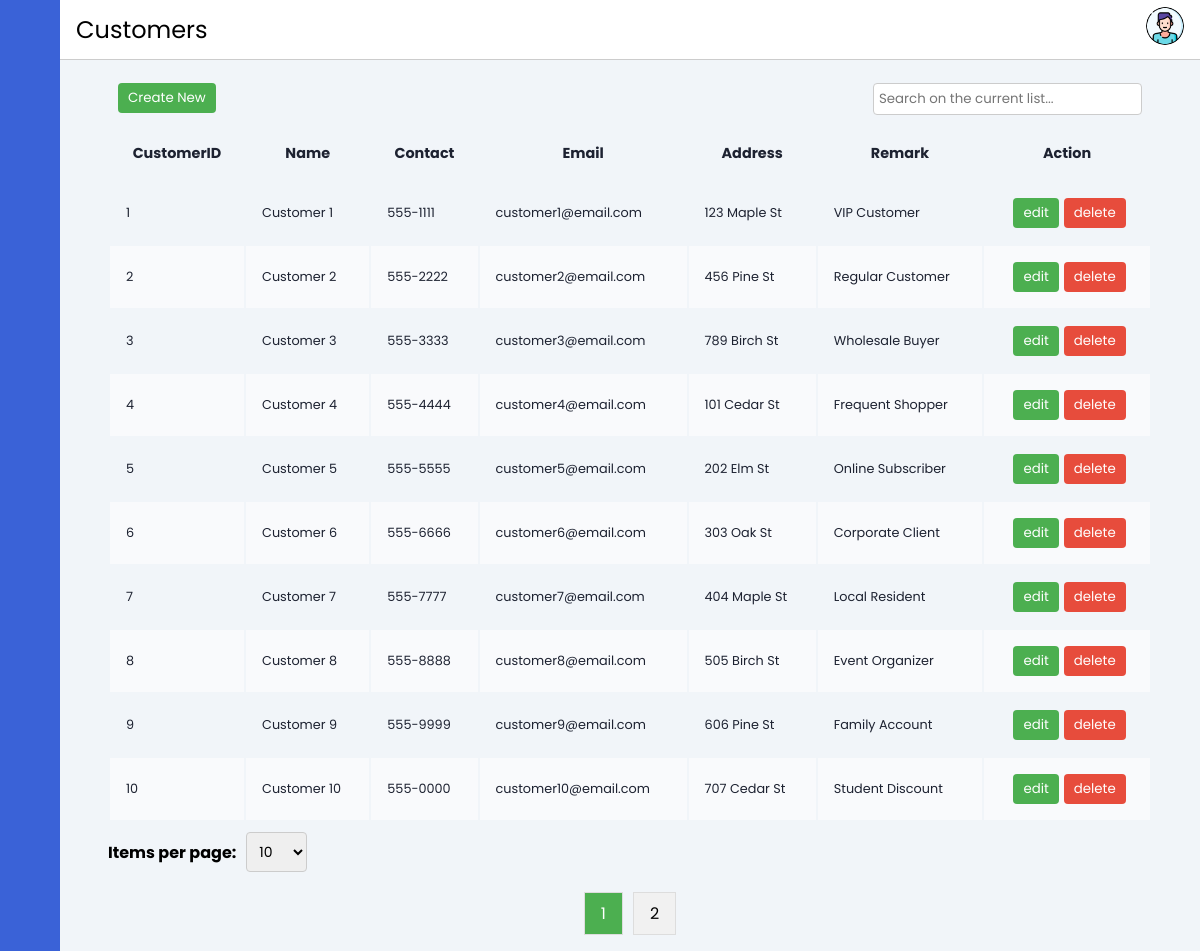
The app's page /layout/customer.php with its own data.
### tables this page shows
CREATE TABLE IF NOT EXISTS Customer (
    CustomerID INT AUTO_INCREMENT PRIMARY KEY,
    Name VARCHAR(255) NOT NULL,
    Contact VARCHAR(20),
    Email VARCHAR(255),
    Address VARCHAR(255),
    Remark VARCHAR(255)
);

### layout/customer.php (the view, shortened to what this page needs)
<?php
include '../contain/header.php';
include("../database/database-connect.php");
$itemsPerPage = isset($_GET['itemsPerPage']) ? (int) $_GET['itemsPerPage'] : 10;
$sqlTotalCustomers = "SELECT COUNT(*) FROM Customer";
$resultTotalCustomers = $conn->query($sqlTotalCustomers);
if ($resultTotalCustomers) {
    $totalCustomers = $resultTotalCustomers->fetch_row()[0];
    $totalPages = $totalCustomers > 0 ? ceil($totalCustomers / $itemsPerPage) : 1;
} else {
    echo "Error fetching total customers: " . $conn->error;
    exit();
}
$current_page = isset($_GET['page']) ? $_GET['page'] : 1;
$current_page = max(1, min($totalPages, $current_page));
$offset = ($current_page - 1) * $itemsPerPage;
$sqlSubsetCustomers = "SELECT * FROM Customer LIMIT ? OFFSET ?";
$stmtSubsetCustomers = $conn->prepare($sqlSubsetCustomers);
$stmtSubsetCustomers->bind_param("ii", $itemsPerPage, $offset);
$stmtSubsetCustomers->execute();
$resultSubsetCustomers = $stmtSubsetCustomers->get_result();
$subsetCustomers = $resultSubsetCustomers->fetch_all(MYSQLI_ASSOC);
?>
<div class="main-content">
    <?php
    include '../contain/horizontal-bar.php';
    ?>
    <main>
        <div class="button-and-search">
            <form method="POST">
                <button name="Cnew">Create New</button>
            </form>
            <input type="text" id="searchInput" placeholder="Search on the current list..." onkeyup="searchTable()">
        </div>
        <div class="table-responsive">
            <table id="myTable" class="table-container" style="width:100%">
                <thead>
                    <tr>
                        <th>CustomerID</th>
                        <th>Name</th>
                        <th>Contact</th>
                        <th>Email</th>
                        <th>Address</th>
                        <th>Remark</th>
                        <th>Action</th>
                    </tr>
                </thead>
                <tbody id="tableBody">
                    <?php if (empty($subsetCustomers)): ?>
                        <tr>
                            <td colspan="7">No data available</td>
                        </tr>
                    <?php else: ?>
                        <?php foreach ($subsetCustomers as $customer): ?>
                            <tr>
                                <td>
                                    <?= $customer['CustomerID'] ?>
                                </td>
                                <td>
                                    <?= $customer['Name'] ?>
                                </td>
                                <td>
                                    <?= $customer['Contact'] ?>
                                </td>
                                <td>
                                    <?= $customer['Email'] ?>
                                </td>
                                <td>
                                    <?= $customer['Address'] ?>
                                </td>
                                <td>
                                    <?= $customer['Remark'] ?>
                                </td>
                                <td>
                                    <form method="GET" action="customer-edit.php">
                                        <button class="edit" type="submit">edit</button>
                                    </form>
                                    <form method="POST">
                                        <button class="delete" name="deleteCustomer" type="submit"
                                            onclick="return confirm('Are you sure you want to delete this customer?')">delete
                                        </button>
                                    </form>
                                </td>
                            </tr>
                        <?php endforeach; ?>
                    <?php endif; ?>
                </tbody>
            </table>
        </div>
        <form method="GET" class="pagination-form">
            <label for="itemsPerPage">Items per page:</label>
            <select id="itemsPerPage" name="itemsPerPage" onchange="this.form.submit()">
                <option value="10" <?= $itemsPerPage == 10 ? 'selected' : '' ?>>10</option>
            </select>
        </form>
        <div id="pagination" class="pagination">
            <?php for ($page = 1; $page <= $totalPages; $page++): ?>
                <a href="?page=<?= $page ?>&itemsPerPage=<?= $itemsPerPage ?>" <?= $page == $current_page ? 'class="active"' : '' ?>>
                    <?= $page ?>
                </a>
            <?php endfor; ?>
        </div>
    </main>
</div>
</body>
</html>

### css/style.css (style rules this page uses)
main { margin-top: 4vh; min-height: 90vh; padding: 1rem 3rem; }
th, td { font-size: .9rem; padding: 1rem 1rem; color: var(--color-dark); }
td { font-size: .8rem; }
tbody tr:nth-child(even) { background: #f9fafc; }
.table-responsive { overflow-x: auto; }
.button-and-search { display: flex; justify-content: space-between; padding: 10px; }
.button-and-search button, .add-entry-btn, .table-container td:last-child button { padding: 5px 10px; background-color: #4CAF50; color: white; border: none; border-radius: 4px; cursor: pointer; }
.button-and-search input { padding: 5px; border: 1px solid #ccc; border-radius: 4px; }
.table-container td:last-child { display: flex; justify-content: center; align-items: center; }
.table-container td:last-child button { padding: 5px 10px; margin-left: 5px; background-color: #4CAF50; color: white; border: none; border-radius: 4px; cursor: pointer; }
.table-container td:last-child button.delete { background-color: #e74c3c; }
.pagination-form { padding-top: 10px; display: flex; align-items: center; }
.pagination-form label { margin-right: 10px; font-weight: bold; }
.pagination-form select { padding: 8px; font-size: 14px; border: 1px solid #ccc; border-radius: 4px; cursor: pointer; }
.pagination { display: flex; justify-content: center; margin-top: 20px; }
.pagination a { color: black; padding: 8px 16px; text-decoration: none; transition: background-color .3s; margin: 0 5px; border: 1px solid #ddd; background-color: #f1f1f1; }
.pagination a.active { background-color: #4CAF50; color: white; }

### css/header.css (style rules this page uses)
:root { --main-color: #3A62D7; --color-dark: #1D2231; --text-grey: #8390A2; }
* { font-family: 'Poppins', sans-serif; margin: 0; padding: 0; text-decoration: none; list-style-type: none; box-sizing: border-box; }
body { background: #f1f5f9; }
.main-content { position: relative; margin-left: 240px; transition: margin-left 500ms; }
@media only screen and (max-width: 1200px) { .main-content { margin-left: 60px; } }

### records on screen
customer: CustomerID "1", Name "Customer 1", Contact "555-1111", Email "customer1@email.com", Address "123 Maple St", Remark "VIP Customer"
customer: CustomerID "2", Name "Customer 2", Contact "555-2222", Email "customer2@email.com", Address "456 Pine St", Remark "Regular Customer"
customer: CustomerID "3", Name "Customer 3", Contact "555-3333", Email "customer3@email.com", Address "789 Birch St", Remark "Wholesale Buyer"
customer: CustomerID "4", Name "Customer 4", Contact "555-4444", Email "customer4@email.com", Address "101 Cedar St", Remark "Frequent Shopper"
customer: CustomerID "5", Name "Customer 5", Contact "555-5555", Email "customer5@email.com", Address "202 Elm St", Remark "Online Subscriber"
customer: CustomerID "6", Name "Customer 6", Contact "555-6666", Email "customer6@email.com", Address "303 Oak St", Remark "Corporate Client"
customer: CustomerID "7", Name "Customer 7", Contact "555-7777", Email "customer7@email.com", Address "404 Maple St", Remark "Local Resident"
customer: CustomerID "8", Name "Customer 8", Contact "555-8888", Email "customer8@email.com", Address "505 Birch St", Remark "Event Organizer"
customer: CustomerID "9", Name "Customer 9", Contact "555-9999", Email "customer9@email.com", Address "606 Pine St", Remark "Family Account"
customer: CustomerID "10", Name "Customer 10", Contact "555-0000", Email "customer10@email.com", Address "707 Cedar St", Remark "Student Discount"

### other values on screen
$pathtitle "Customers"
